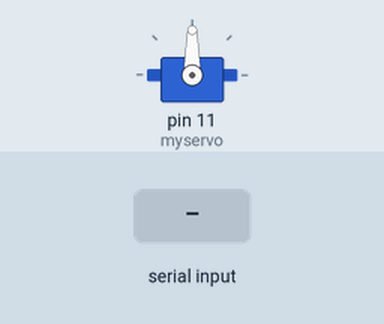
The sketch below on a simulated Arduino Uno, built with avr-gcc and run on an emulated ATmega328P. On the bench: servo. Inputs (shaded band) come from the test bench.

Above: at 1.2 s.
1.3 s: "90,45\n" received over Serial
At 2.2 s:
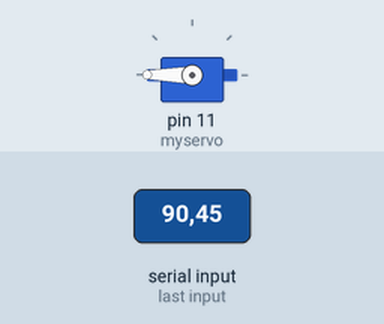
2.8 s: "30,150\n" received over Serial
At 3.4 s:
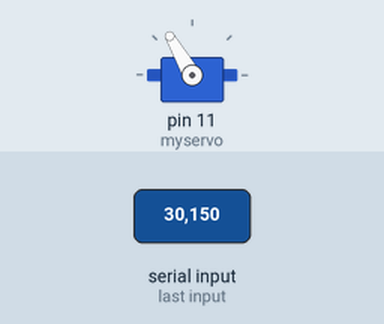
4.3 s: "90\n" received over Serial
At 5.6 s:
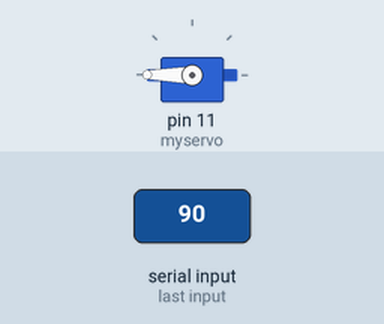
Timing chart, 0 to 7.3 s (numbered marks = the images above; inputs shaded):
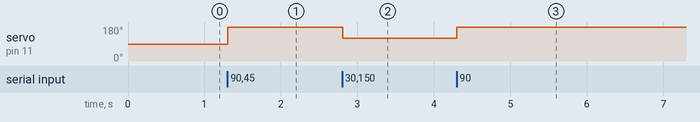

Measured:
- after the input at 1.3 s, servo on pin 11 (myservo): 90° → 180° at once
- after the input at 2.8 s, servo on pin 11 (myservo): 180° → 120° at once
- after the input at 4.3 s, servo on pin 11 (myservo): 120° → 180° at once

The sketch:

sketch_apr5a.ino
```cpp
#include <Servo.h>

Servo myservo;

void setup() {
  Serial.begin(9600);
  myservo.attach(11); // Connect servo signal wire to pin 9
}

void loop() {
  if (Serial.available()) {
    String input = Serial.readStringUntil('\n');
    int angle = input.toInt();

    int servoAngle = constrain(angle + 90, 0, 180); // Map -90–90 to 0–180
    myservo.write(servoAngle);
  }
}
```
